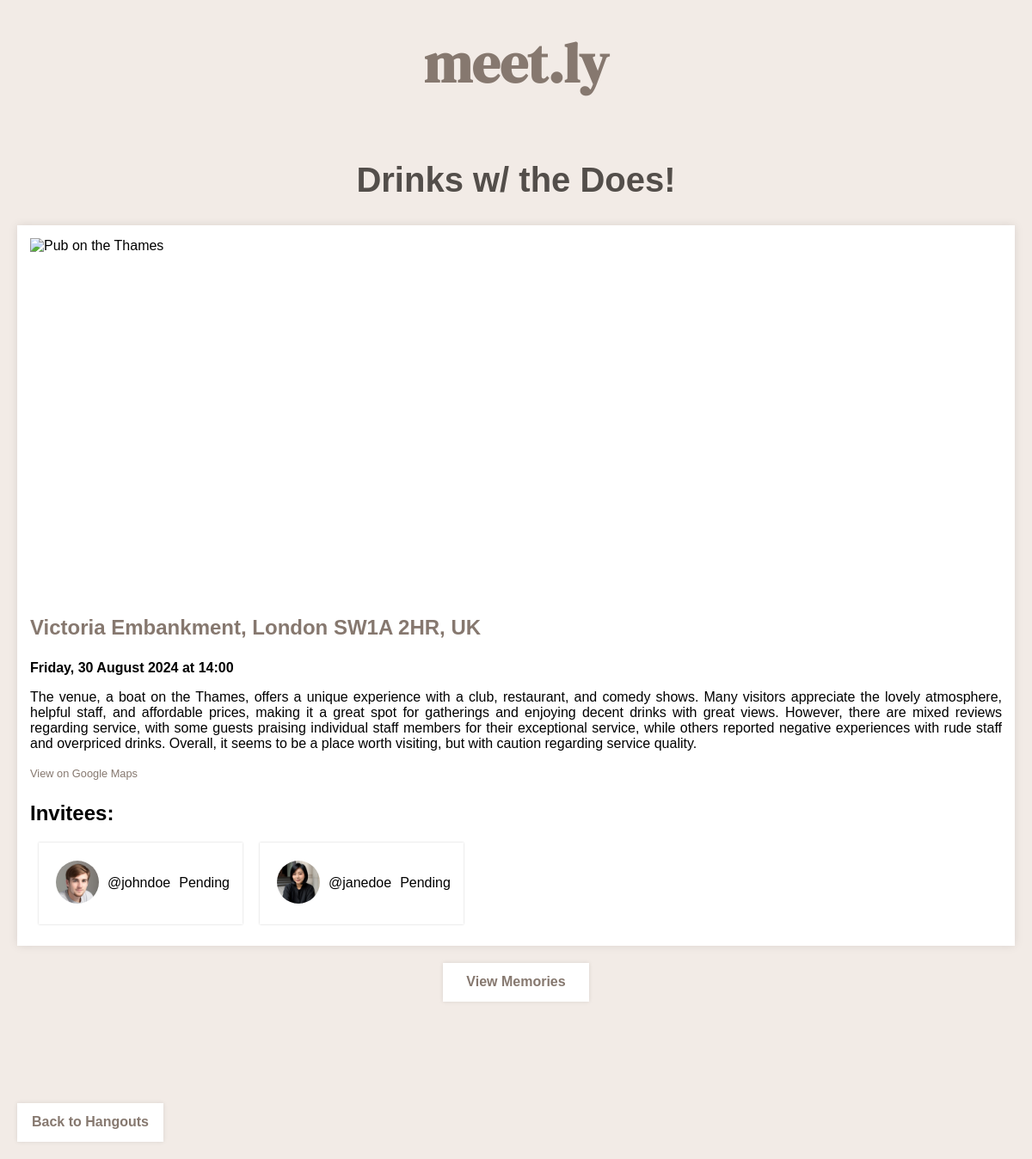
The page /hangouts/1 (signed in) on the database its author committed.
### models.py (models this page shows, shortened)
class Hangout(db.Model):
    __tablename__ = 'hangout'
    id = db.Column(db.Integer, primary_key=True, unique=True, nullable=False)
    user_id = db.Column(db.Integer, db.ForeignKey('user.id'), nullable=False)
    is_creator = db.Column(db.Boolean, default=False, nullable=False)
    name = db.Column(db.String, nullable=False)
    datetime = db.Column(db.DateTime, default=db.func.now(), nullable=False)
    place_name = db.Column(db.String, nullable=False)
    place_address = db.Column(db.String, nullable=False)
    place_review_summary = db.Column(db.String, nullable=True)
    place_id = db.Column(db.String, nullable=False)
    place_photo_url = db.Column(db.String, nullable=True)
    place_maps_link = db.Column(db.String, nullable=False)
    latitude = db.Column(db.Float, nullable=False)
    longitude = db.Column(db.Float, nullable=False)
    date_created = db.Column(db.DateTime, default=db.func.now(), nullable=False)
    attendees = db.relationship('HangoutAttendee', back_populates='hangout')
    memories = db.relationship('Memory', back_populates='hangout')

class User(db.Model, UserMixin):
    __tablename__ = 'user'
    id = db.Column(db.Integer, primary_key=True, unique=True, nullable=False)
    username = db.Column(db.String, unique=True, nullable=False)
    email = db.Column(db.String, unique=True, nullable=False)
    password = db.Column(db.String, nullable=False)
    firstname = db.Column(db.String, default=None)
    lastname = db.Column(db.String, default=None)
    profile_picture = db.Column(db.String(500), default=None)
    role = db.Column(db.String, default='user')
    welcomed = db.Column(db.Boolean, default=False)
    verified = db.Column(db.Boolean, default=False)
    description = db.Column(db.String, default=None)
    friends = db.relationship(
        'User',
        secondary='friendship',
        primaryjoin='and_(User.id==Friendship.user_id, Friendship.accepted==True)',
        secondaryjoin='and_(User.id==Friendship.friend_id, Friendship.accepted==True)',
        backref='friend_of',
        viewonly=True
    )
    friend_requests = db.relationship(
        'User',
        secondary='friendship',
        primaryjoin='and_(User.id==Friendship.friend_id, Friendship.accepted==False)',
        secondaryjoin='and_(User.id==Friendship.user_id, Friendship.accepted==False)',
        backref='sent_requests',
        viewonly=True
    )

### views.py (the view)
    @app.route('/hangouts/<hangout_id>')
    @login_required
    def hangout(hangout_id):
        hangout = Hangout.query.filter_by(id=hangout_id).first()
        if not hangout:
            return redirect(url_for('hangouts'))
        attendee_user_ids = [attendee.user_id for attendee in hangout.attendees]
        if current_user.id in attendee_user_ids:
            hangout_data = {
            'id': hangout_id,
            'name': hangout.name,
            'place_name': hangout.place_name,
            'place_address': hangout.place_address,
            'place_review_summary': hangout.place_review_summary,
            'place_photo_url': hangout.place_photo_url,
            'place_maps_link': hangout.place_maps_link,
            'datetime': hangout.datetime.strftime('%A, %d %B %Y at %H:%M'),
            'attendees': [
                {
                    'username': attendee.user.username,
                    'firstname': attendee.user.firstname,
                    'lastname': attendee.user.lastname,
                    'profile_picture': attendee.user.profile_picture,
                    'status': attendee.status.name
                }
                for attendee in hangout.attendees
                if attendee.user_id != current_user.id
            ]
        }
            session['hangout_data'] = hangout_data
            return render_template('view_hangout.html', hangout=hangout_data)
        else:
            return '403 Forbidden', 403

### app.py (called while the page is built)
def create_app():
    app = Flask(__name__, template_folder='templates')
    app.config['SQLALCHEMY_DATABASE_URI'] = 'sqlite:///./test.db'
    app.secret_key = 'KEY'
    from views import config_views
    config_views(app, db, Bcrypt(app))
    login_manager = LoginManager()
    login_manager.init_app(app)
    login_manager.login_view = "login"
    from models import User
    @login_manager.user_loader
    def get_uid(id):
        return User.query.get(id)
    @login_manager.unauthorized_handler
    def unauthorized():
        return redirect(url_for('login', next=url_for('home')))
    db.init_app(app)
    migrate = Migrate(app, db)
    return app

### templates/view_hangout.html (shortened to what this page needs)
{% extends 'base.html' %}
{% block stylesheet %}
<link rel = 'stylesheet' href = '{{ url_for("static", filename = "css/view_hangout.css")}}'>
{% endblock %}
{% block body %}
<div class="page-container">
    <header>
        <a href="{{ url_for('home') }}"><h1>meet.ly</h1></a>
    </header>
    <h1 class="page-title">{{ hangout.name }}</h1>
    <div class="hangout-container">
        <img src="{{ hangout.place_photo_url }}" alt="{{ hangout.place_name }}">
        <div class="hangout_info=container">
            <h3 id="hangout_address">{{ hangout.place_address }}</h3>
            <p id="hangout_datetime">{{ hangout.datetime }}</p>
            <p id="hangout_summary">{{ hangout.place_review_summary }}</p>
            <a href="{{ hangout.place_maps_link }}" id="hangout_place_url">View on Google Maps</a>
        </div>
        <div class="hangout_attendee-container">
            <h3>Invitees:</h3>
            <div class="invitee_list" id="invitee_list">
                {% for attendee in hangout.attendees %}
                <div class="attendee-card" id="{{ attendee.username }}">
                    <img src="{{ url_for('static', filename='images/profile_pictures/' + attendee.profile_picture) }}" alt="{{ attendee.username }}">
                    <p>@{{ attendee.username }}</p>
                    <p class="status">{% if attendee.status == 'accepted'%}
                        Attending
                        {% else %}
                        Pending
                        {% endif %}
                    </p>
                </div>
                {% endfor %}
            </div>
        </div>
    </div>
    <a href="{{ url_for('memories', hangout_id=hangout.id) }}" class="memories-button">View Memories</a>
    <br>
    <a href="{{ url_for('hangouts')}}" class="back-button">Back to Hangouts</a>
</div>
{% endblock %}

### static/css/view_hangout.css (style rules this page uses)
:root { --accent-color: #86786f; --accent-color-dark: #534e4a; --accent-color-darker: #161a46; --secondary-color: #ff708f; --secondary-color-light: #ff85aa; --background-color: #f2ebe6; --text-color: #616161; --text-color-dark: #0e0e0e; }
body { font-family: Helvetica, Arial, sans-serif; margin: 0; padding: 0; }
.page-container { display: flex; flex-direction: column; align-items: center; justify-content: flex-start; height: 100%; background-color: var(--background-color); padding: 20px; }
header { text-align: center; font-family: "DM Serif Display", serif; color: var(--accent-color); font-size: 200%; font-weight: 400; text-decoration: none; }
header a { text-decoration: none; color: var(--accent-color); }
header h1 { margin-top: 10px; }
.page-title { font-size: 250%; margin-bottom: 30px; color: var(--accent-color-dark) }
.hangout-container { display: flex; flex-direction: column; align-items: center; width: 100%; max-width: 1200px; background-color: #fff; box-shadow: 0 0 10px rgba(0, 0, 0, 0.1); padding: 15px; box-sizing: border-box; }
.hangout-container img { width: 100%; height: 400px; object-fit: cover; margin-bottom: 15px; }
#hangout_address { color: var(--accent-color); font-size: 150%; }
#hangout_datetime { font-weight: bold; }
#hangout_summary { text-align: justify; }
#hangout_place_url { color: var(--accent-color); text-decoration: none; font-size: 80%; }
.hangout_attendee-container { width: 100%; }
.hangout_attendee-container h3 { font-size: 150%; margin-bottom: 10px; }
.invitee_list { display: flex; flex-direction: row; flex-wrap: wrap; justify-content: flex-start; width: 100%; }
.attendee-card { display: flex; flex-direction: row; align-items: center; padding: 10px; margin: 10px; box-shadow: 0 0 2px rgba(0, 0, 0, 0.2); max-width: 250px; height: 75px; background-color: white; }
.attendee-card img { width: 50px; height: 50px; object-fit: cover; border-radius: 50%; margin-right: 10px; margin-left: 10px; margin-top: 12px; }
.attendee-card p { margin-right: 5px; font-size: 100%; }
.memories-button { padding: 10px; background-color: white; text-decoration: none; color: var(--accent-color); font-weight: bold; margin-top: 20px; box-shadow: 0 0 5px rgba(0, 0, 0, 0.1); height: 25px; width: 150px; align-content: center; text-align: center; }
.back-button { padding: 10px; background-color: white; text-decoration: none; color: var(--accent-color); font-weight: bold; margin-top: 100px; box-shadow: 0 0 5px rgba(0, 0, 0, 0.1); height: 25px; width: 150px; align-content: center; text-align: center; align-self: flex-start }

### rows shown on the page
Hangout: name "Drinks w/ the Does!", place_address "Victoria Embankment, London SW1A 2HR, UK", place_review_summary "The venue, a boat on the Thames, offers a unique experience with a club, restaurant, and comedy shows. Many visitors appreciate the lovely atmosphere, helpful staff, and affordable prices, making it a great spot for gatherings and enjoying decent drinks with great views. However, there are mixed reviews regarding service, with some guests praising individual staff members for their exceptional service, while others reported negative experiences with rude staff and overpriced drinks. Overall, it seems to be a place worth visiting, but with caution regarding service quality."
User: profile_picture+username (picture), username "johndoe"
User: profile_picture+username (picture), username "janedoe"

### other values the page prints
{{ hangout.datetime }} "Friday, 30 August 2024 at 14:00"
